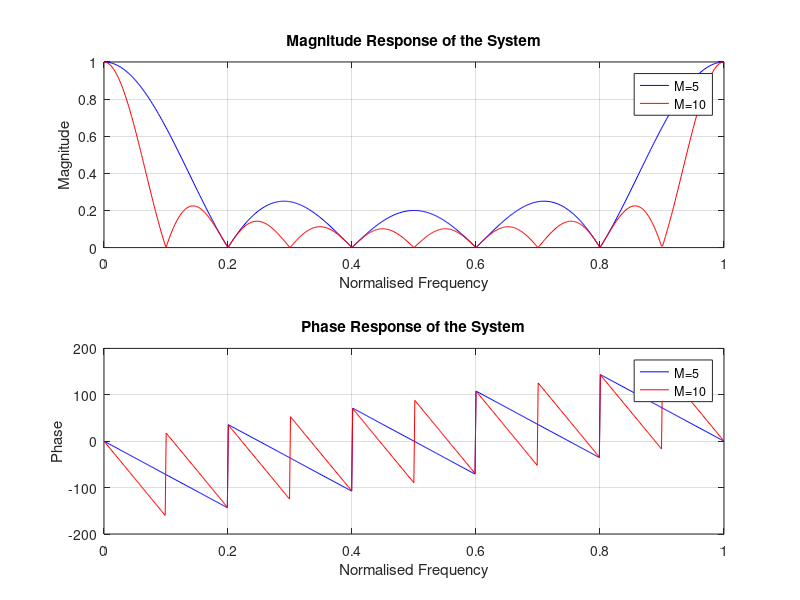

Write MATLAB code to recreate this figure.
% LAB 5 A
% Chirantan Ganguly (420)
% Amitrakshar Sanyal (422)
% ================================
M=5;
b=ones(1,M)/M;
a=1;
w=[0:0.01:2*pi];
H=freqz(b,a,w);
magH=abs(H);
phaH=angle(H)*180/pi;

M1=10;
b1=ones(1,M1)/M1;
a1=1;
H1=freqz(b1,a1,w);
magH1=abs(H1);
phaH1=angle(H1)*180/pi;

figure(1)
subplot(2,1,1)
plot(w/(2*pi),magH,'b',w/(2*pi),magH1,'r')
grid;
xlabel('Normalised Frequency');
ylabel('Magnitude');
title('Magnitude Response of the System');
legend('M=5','M=10');
subplot(2,1,2)
plot(w/(2*pi),phaH,'b',w/(2*pi),phaH1,'r')
grid;
xlabel('Normalised Frequency');
ylabel('Phase');
title('Phase Response of the System');
legend('M=5','M=10');
